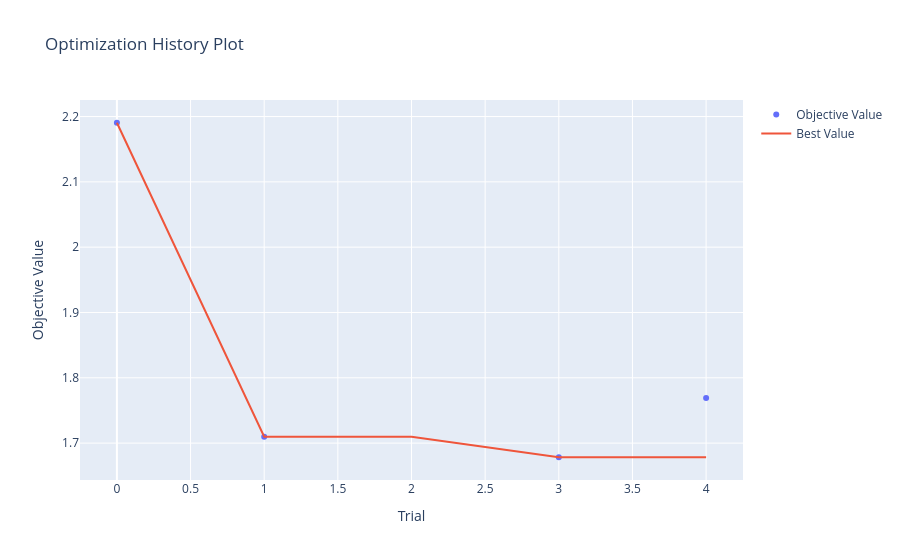

Here is the notebook cell this chart was saved with:
### Code cell
# min_resource=10: Don't prune before epoch 10
# reduction_factor=3: Standard Hyperband setting
pruner = optuna.pruners.HyperbandPruner(min_resource=10, max_resource=500, reduction_factor=3)

objective_t = create_objective(source_events_list, target_events_list,
                    min_time_length, device, seed)

# Assuming 'objective' function is defined as above
# ,load_if_exists=True to continue from an existing study
study = optuna.create_study(directions=["minimize"], storage="sqlite:///demo.sqlite3"
                            ,load_if_exists=True, study_name=f"CoTETE_yy+yyx_{seed:02d}_{num_source_events:.0e}",
                            pruner=pruner) # Set direction to 'maximize' for TE,  

study.optimize(objective_t, n_trials=5) # n_trials=None means run for unlimited trials

print("Best trial:")
print(f"  Value: {study.best_value}")
print(f"  Params: {study.best_params}")

# Display an interactive plot in the next cell
optuna.visualization.plot_optimization_history(study)

### Figure 1 — Plotly figure (JSON) as saved in the notebook; plotly's stock layout.template omitted (floating-point values rounded to 4 significant figures)
{"data": [{"mode": "markers", "name": "Objective Value", "type": "scatter", "x": [0, 1, 3, 4], "y": [2.19, 1.71, 1.678, 1.769]}, {"mode": "lines", "name": "Best Value", "type": "scatter", "x": [0, 1, 2, 3, 4], "y": [2.19, 1.71, 1.71, 1.678, 1.678]}, {"marker": {"color": "#cccccc"}, "mode": "markers", "name": "Infeasible Trial", "showlegend": false, "type": "scatter", "x": [], "y": []}], "layout": {"title": {"text": "Optimization History Plot"}, "xaxis": {"title": {"text": "Trial"}}, "yaxis": {"title": {"text": "Objective Value"}}}}
